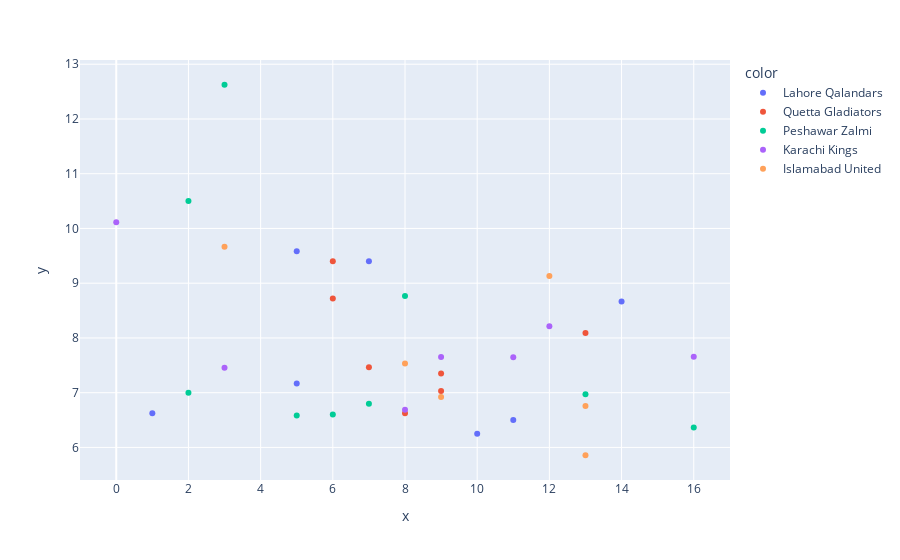

The cell this chart's notebook holds for it:
### Code cell
##Bowler Scatter chart

trace1 = go.Scatter(x = df_bowler['wicket'], y = df_bowler['Economy'], mode = 'markers', hoverinfo = 'text' , text = df_bowler['Bowler'] + "   " + df_bowler['Bowling_team'] , marker = dict(size = 25, symbol = 'circle' , cmin = 0, autocolorscale = True, reversescale = True, colorbar = {'title' : {'text': 'Bowler Variance'}}))

# layout = go.Layout(paper_bgcolor = 'white',plot_bgcolor = 'white' , hovermode = 'closest',  yaxis = dict(title = dict(text = "Economy" , font = dict(color ='black')) ,showgrid = True, zeroline = False, color = 'black'), xaxis = dict(title = dict( text = 'Total wickets'), showgrid = False, zeroline = False), title = dict(text = "All Bowler's Performance - Economy, Total Wickets, Variance"))


data = [trace1]
px.scatter(y = df_bowler['Economy'], x= df_bowler['wicket'], color=df_bowler['Bowling_team'])


# fig22 = go.Figure(data = data, layout = layout, color=df_bowler['Bowling_team'])

# plotly.offline.init_notebook_mode(connected=True)
# plotly.offline.plot(fig22, include_plotlyjs = False, output_type = 'div')

### Figure 1 — Plotly figure (JSON) as saved in the notebook; plotly's stock layout.template omitted (floating-point values rounded to 4 significant figures)
{"data": [{"hovertemplate": "color=Lahore Qalandars<br>x=%{x}<br>y=%{y}<extra></extra>", "legendgroup": "Lahore Qalandars", "marker": {"color": "#636efa", "symbol": "circle"}, "mode": "markers", "name": "Lahore Qalandars", "orientation": "v", "showlegend": true, "x": [5, 1, 5, 7, 11, 14, 10], "xaxis": "x", "y": [7.167, 6.625, 9.583, 9.4, 6.5, 8.667, 6.25], "yaxis": "y", "type": "scatter"}, {"hovertemplate": "color=Quetta Gladiators<br>x=%{x}<br>y=%{y}<extra></extra>", "legendgroup": "Quetta Gladiators", "marker": {"color": "#EF553B", "symbol": "circle"}, "mode": "markers", "name": "Quetta Gladiators", "orientation": "v", "showlegend": true, "x": [6, 9, 7, 13, 6, 9, 8], "xaxis": "x", "y": [9.4, 7.03, 7.467, 8.091, 8.722, 7.35, 6.625], "yaxis": "y", "type": "scatter"}, {"hovertemplate": "color=Peshawar Zalmi<br>x=%{x}<br>y=%{y}<extra></extra>", "legendgroup": "Peshawar Zalmi", "marker": {"color": "#00cc96", "symbol": "circle"}, "mode": "markers", "name": "Peshawar Zalmi", "orientation": "v", "showlegend": true, "x": [7, 2, 13, 3, 8, 6, 2, 5, 16], "xaxis": "x", "y": [6.8, 10.5, 6.973, 12.62, 8.765, 6.6, 7, 6.583, 6.364], "yaxis": "y", "type": "scatter"}, {"hovertemplate": "color=Karachi Kings<br>x=%{x}<br>y=%{y}<extra></extra>", "legendgroup": "Karachi Kings", "marker": {"color": "#ab63fa", "symbol": "circle"}, "mode": "markers", "name": "Karachi Kings", "orientation": "v", "showlegend": true, "x": [8, 11, 0, 3, 16, 12, 9], "xaxis": "x", "y": [6.69, 7.649, 10.11, 7.455, 7.656, 8.214, 7.654], "yaxis": "y", "type": "scatter"}, {"hovertemplate": "color=Islamabad United<br>x=%{x}<br>y=%{y}<extra></extra>", "legendgroup": "Islamabad United", "marker": {"color": "#FFA15A", "symbol": "circle"}, "mode": "markers", "name": "Islamabad United", "orientation": "v", "showlegend": true, "x": [8, 13, 13, 12, 3, 9], "xaxis": "x", "y": [7.533, 6.758, 5.857, 9.13, 9.667, 6.923], "yaxis": "y", "type": "scatter"}], "layout": {"xaxis": {"anchor": "y", "domain": [0, 1], "title": {"text": "x"}}, "yaxis": {"anchor": "x", "domain": [0, 1], "title": {"text": "y"}}, "legend": {"title": {"text": "color"}, "tracegroupgap": 0}, "margin": {"t": 60}}}
